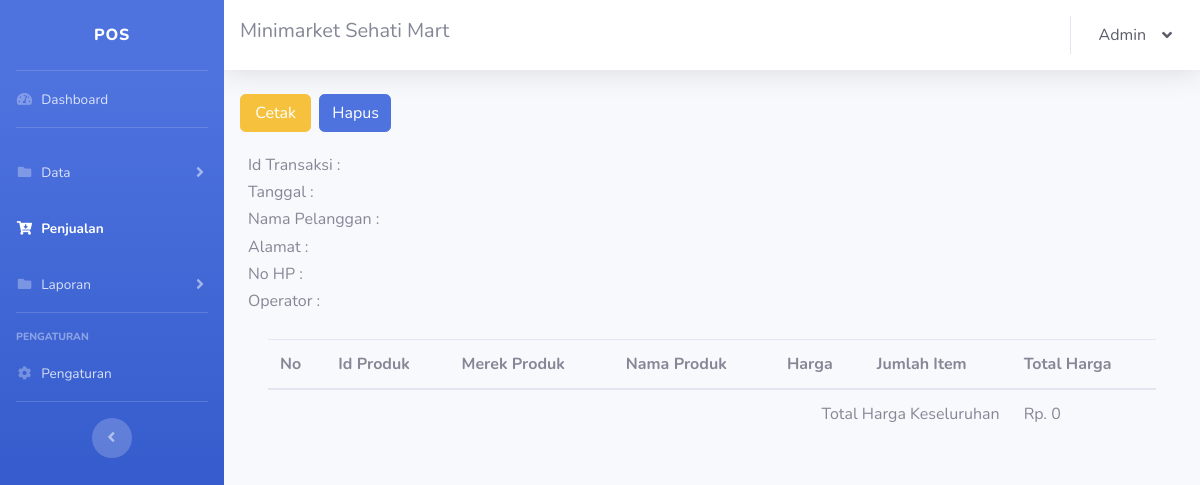
Page /penjualan_view.php?transaksi_id=TRNSKS000000091 (signed in) on the earlier database version.
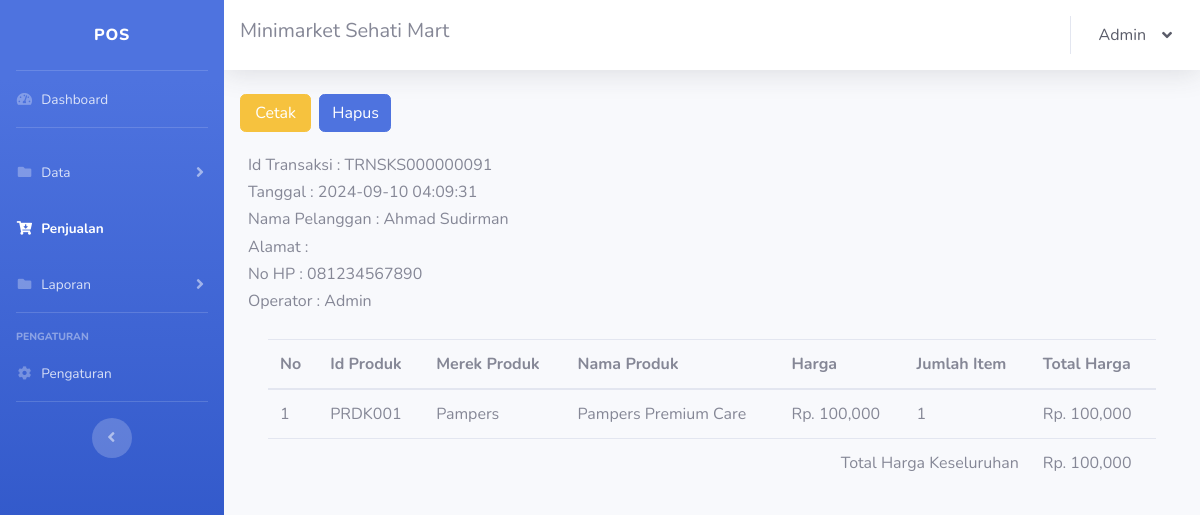
Same page on the later database version.
### tables this page shows
CREATE TABLE `tbl_pelanggan` (
  `pelanggan_id` varchar(10) NOT NULL,
  `pelanggan_nama` text NOT NULL,
  `pelanggan_no_hp` varchar(15) NOT NULL
);

CREATE TABLE `tbl_transaksi` (
  `keranjang_id` int NOT NULL,
  `transaksi_id` varchar(15) NOT NULL,
  `tgl_wktu_transaksi` varchar(20) NOT NULL,
  `pelanggan_id` varchar(10) NOT NULL,
  `produk_id` varchar(10) NOT NULL,
  `jumlah_item` int NOT NULL,
  `total_harga_m` int NOT NULL,
  `total_harga` int NOT NULL,
  `total_bayar` int NOT NULL,
  `kembalian` int NOT NULL,
  `diskon` int NOT NULL DEFAULT '0',
  `pengguna` text NOT NULL
);

CREATE TABLE `tbl_produk` (
  `produk_id` varchar(10) NOT NULL,
  `produk_kategori` text NOT NULL,
  `produk_merek` text NOT NULL,
  `produk_nama` text NOT NULL,
  `produk_stok` int NOT NULL,
  `produk_harga_modal` int NOT NULL,
  `produk_harga_jual` int NOT NULL,
  `produk_satuan` varchar(30) NOT NULL
);

### penjualan_view.php (the view, shortened to what the changed rows need)
<!DOCTYPE html>
<html lang="en">
<?php
include 'config.php';
?>
<head>
    <link href="vendor/fontawesome-free/css/all.min.css" rel="stylesheet" type="text/css">
    <link href="css/sb-admin-2.min.css" rel="stylesheet">
</head>
<body id="page-top">
    <div id="wrapper">
        <div id="content-wrapper" class="d-flex flex-column">
            <div id="content">
                <div class="container-fluid">
                    <?php
                    $query = "SELECT transaksi_id, tgl_wktu_transaksi, pelanggan_id, SUM(jumlah_item) AS jumlah_item, SUM(total_harga) AS total_harga, pengguna
FROM tbl_transaksi
WHERE transaksi_id='{$_GET['transaksi_id']}'
GROUP BY transaksi_id, tgl_wktu_transaksi, pelanggan_id, pengguna
";
                    $result = mysqli_query($config, $query);
                    $transaksi = mysqli_fetch_assoc($result);
                    $transaksi_id = $transaksi["transaksi_id"] ?? '';
                    $tgl_wktu_transaksi = $transaksi["tgl_wktu_transaksi"] ?? '';
                    $pelanggan_id = $transaksi["pelanggan_id"] ?? '';
                    $pengguna = $transaksi["pengguna"] ?? '';
                    $query = "SELECT * FROM tbl_pelanggan WHERE pelanggan_id='$pelanggan_id'";
                    $result = mysqli_query($config, $query);
                    $pelanggan = mysqli_fetch_assoc($result);
                    $pelanggan_nama = $pelanggan["pelanggan_nama"] ?? '';
                    $pelanggan_alamat = $pelanggan["pelanggan_alamat"] ?? '';
                    $pelanggan_no_hp = $pelanggan["pelanggan_no_hp"] ?? '';
                    ?>
                    <div class="row my-4">
                        <div class="col-lg-1 px-1">
                        </div>
                        <div class="col-lg-1 px-1">
                        </div>
                    </div>
                    <h6>Id Transaksi : <?= htmlspecialchars($transaksi_id) ?> </h6>
                    <h6>Tanggal : <?= htmlspecialchars($tgl_wktu_transaksi) ?> </h6>
                    <h6>Nama Pelanggan : <?= htmlspecialchars($pelanggan_nama) ?> </h6>
                    <h6>Alamat : <?= htmlspecialchars($pelanggan_alamat) ?> </h6>
                    <h6>No HP : <?= htmlspecialchars($pelanggan_no_hp) ?> </h6>
                    <h6>Operator : <?= htmlspecialchars($pengguna) ?> </h6>
                    <div class="card-body">
                        <div class="table-responsive">
                            <table class="table" width="100%" cellspacing="0">
                                <thead>
                                    <tr>
                                        <th>No</th>
                                        <th>Id Produk</th>
                                        <th>Merek Produk</th>
                                        <th>Nama Produk</th>
                                        <th>Harga</th>
                                        <th>Jumlah Item</th>
                                        <th>Total Harga</th>
                                    </tr>
                                </thead>
                                <tbody>
                                    <?php
                                    $no = 1;
                                    $query = "SELECT * FROM tbl_transaksi WHERE transaksi_id='{$_GET['transaksi_id']}'";
                                    $result = mysqli_query($config, $query);
                                    while ($row = mysqli_fetch_assoc($result)) {
                                        $produk_id = htmlspecialchars($row["produk_id"]);
                                        $jumlah_item = htmlspecialchars($row["jumlah_item"]);
                                        $total_harga = number_format($row["total_harga"], 0);
                                        $query = "SELECT * FROM tbl_produk WHERE produk_id='$produk_id'";
                                        $result_produk = mysqli_query($config, $query);
                                        $produk = mysqli_fetch_assoc($result_produk);
                                        $produk_nama = htmlspecialchars($produk["produk_nama"]);
                                        $produk_merek = htmlspecialchars($produk["produk_merek"]);
                                        $produk_harga_jual = number_format($produk["produk_harga_jual"], 0);
                                        echo "
                                            <tr>
                                                <td>$no</td>
                                                <td>$produk_id</td>
                                                <td>$produk_merek</td>
                                                <td>$produk_nama</td>
                                                <td>Rp. $produk_harga_jual</td>
                                                <td>$jumlah_item</td>
                                                <td>Rp. $total_harga</td>
                                            </tr>
                                        ";
                                        $no++;
                                    }
                                    $query = "SELECT SUM(total_harga) AS total_harga FROM tbl_transaksi WHERE transaksi_id='{$_GET['transaksi_id']}'";
                                    $result = mysqli_query($config, $query);
                                    $total = mysqli_fetch_assoc($result);
                                    $total_harga_keseluruhan = number_format($total["total_harga"], 0);
                                    echo "
                                        <tr>
                                            <td colspan='6' align='right'>Total Harga Keseluruhan</td>
                                            <td>Rp. $total_harga_keseluruhan</td>
                                        </tr>
                                    ";
                                    ?>
                                </tbody>
                            </table>
                        </div>
                    </div>
                </div>
            </div>
        </div>
</body>
</html>

Differences in the rows shown:
now on this page (row unchanged): tbl_pelanggan: pelanggan_nama "Ahmad Sudirman", pelanggan_no_hp "081234567890"
added tbl_transaksi: produk "PRDK001", produk.produk_merek "Pampers", produk.produk_nama "Pampers Premium Care", produk.produk_harga_jual "100,000", jumlah_item "1", total_harga "100,000"
Other differences:
$transaksi_id: (not shown) → "TRNSKS000000091"
$tgl_wktu_transaksi: (not shown) → "2024-09-10 04:09:31"
$pengguna: (not shown) → "Admin"
$total_harga_keseluruhan: "0" → "100,000"
